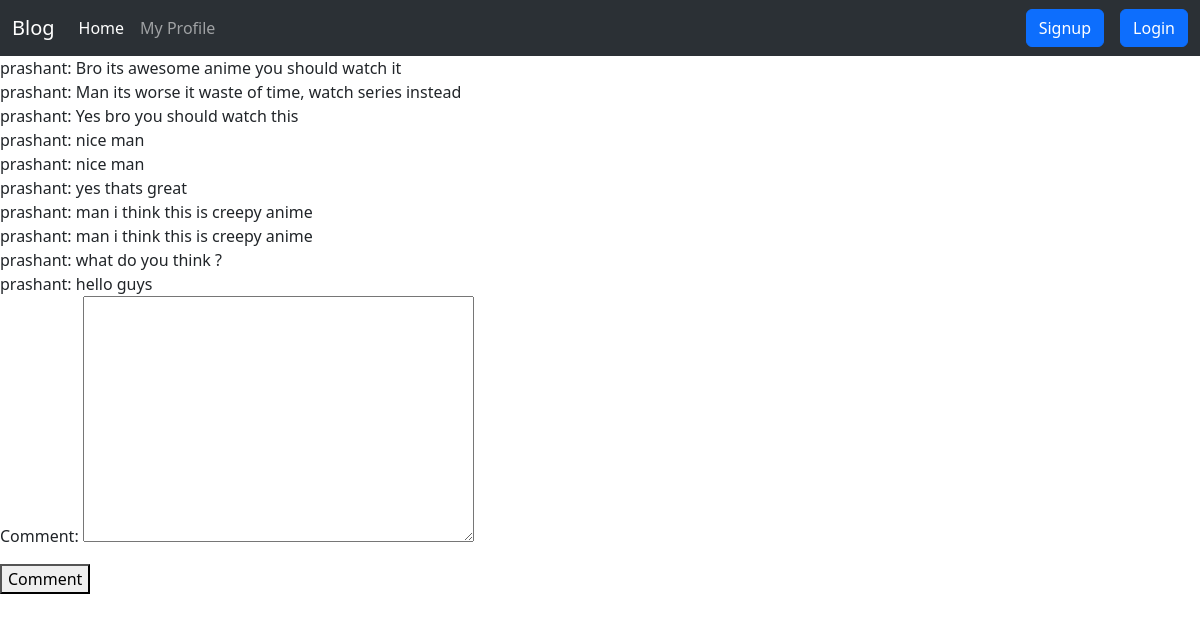
The app's page /post/comment/1/ (signed in) with its own data.
### Post/models.py (models this page shows, shortened)
class commentofpost(models.Model):
    post=models.ForeignKey(Postathomepage,on_delete=models.CASCADE,related_name='comments')
    user = models.ForeignKey(User, on_delete=models.CASCADE)
    comment=models.TextField()

### Post/views.py (the view)
# urls.py: path('comment/<int:id>/',commentview,name='comment'),
@login_required
def commentview(request,id):
    if request.method=='POST':
        newform = commentform(request.POST)
        if newform.is_valid():
            commentobj = newform.save(commit=False)
            post = Postathomepage.objects.get(id=id)
            commentobj.post = post
            commentobj.user = request.user
            commentobj.save()
    else:
        post = Postathomepage.objects.get(id=id)
        commentobj=post.comments.all()
        form = commentform()
        return render(request,'comment.html',{'commentobj':commentobj,'form':form})
    return redirect('homepage')

### Post/forms.py
class commentform(forms.ModelForm):
    class Meta:
        model = commentofpost
        fields = ['comment']

### Post/templates/comment.html (shortened to what this page needs)
{% extends 'layout.html' %}
{% block content %}
{% for i  in commentobj %}
 {{i.user.username}}: {{i.comment}}<br>
{% endfor %}
<form method='POST'>
{{form.as_p}}
<button type="submit">Comment</button>
</form>
{% endblock content %}

### records on screen
commentofpost: user.username "prashant", comment "Bro its awesome anime you should watch it"
commentofpost: user.username "prashant", comment "Man its worse it waste of time, watch series instead"
commentofpost: user.username "prashant", comment "Yes bro you should watch this"
commentofpost: user.username "prashant", comment "nice man"
commentofpost: user.username "prashant", comment "nice man"
commentofpost: user.username "prashant", comment "yes thats great"
commentofpost: user.username "prashant", comment "man i think this is creepy anime"
commentofpost: user.username "prashant", comment "man i think this is creepy anime"
commentofpost: user.username "prashant", comment "what do you think ?"
commentofpost: user.username "prashant", comment "hello guys"
